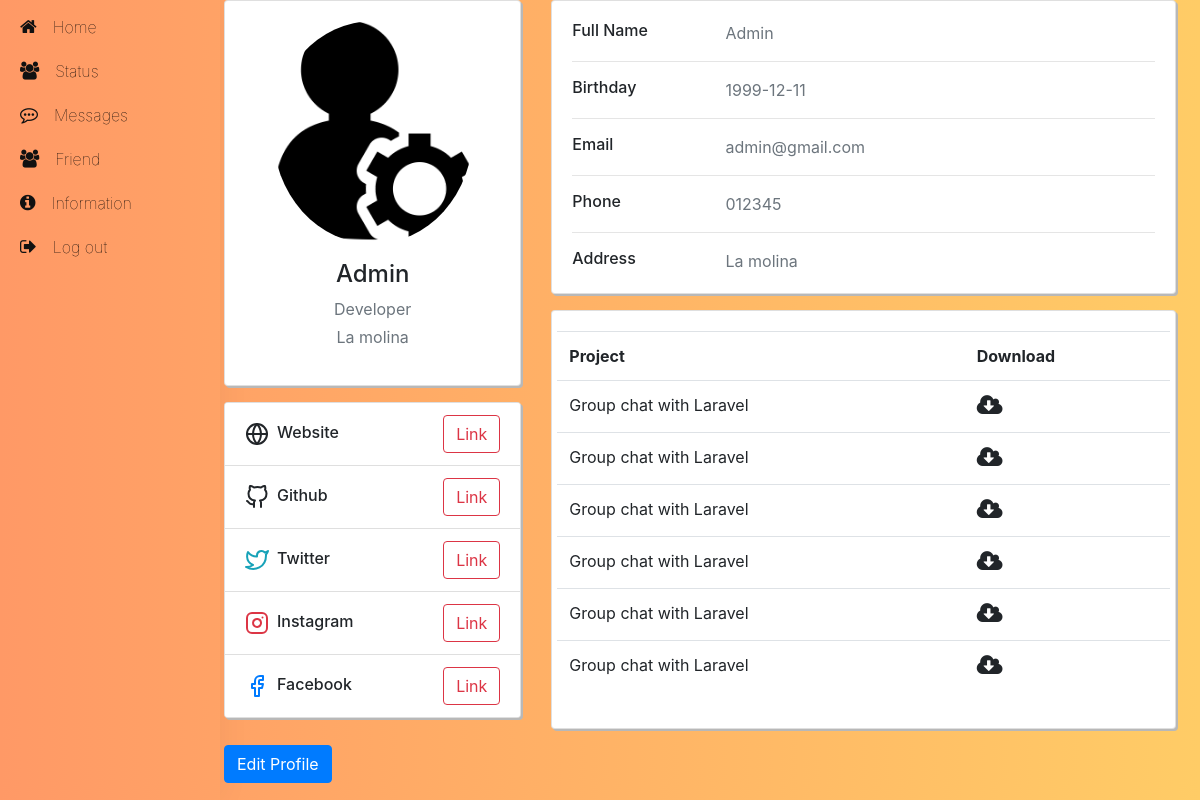
The page /information.php (signed in) on the database its author committed.
### tables this page shows
CREATE TABLE `user` (
  `id` int(11) NOT NULL,
  `name` varchar(50) NOT NULL,
  `email` varchar(50) NOT NULL,
  `birthday` date NOT NULL,
  `password` varchar(255) NOT NULL,
  `phone` varchar(12) NOT NULL,
  `address` varchar(255) NOT NULL,
  `work` varchar(100) NOT NULL,
  `images` varchar(255) NOT NULL,
  `website` varchar(100) NOT NULL,
  `github` varchar(100) NOT NULL,
  `twitter` varchar(100) NOT NULL,
  `instagram` varchar(100) NOT NULL,
  `facebook` varchar(100) NOT NULL,
  `time` timestamp NOT NULL DEFAULT current_timestamp() ON UPDATE current_timestamp(),
  `user_status` int(1) NOT NULL
);

### session.php (called while the page is built, shortened)
<?php
    $email = $_SESSION['login_user'];
?>

### information.php (the view, shortened to what this page needs)
<?php
    include './session.php';
    $sql = mysqli_query( $conn ,"select * from user where email = '$email' ");
    $row = mysqli_fetch_array($sql,MYSQLI_ASSOC);
?>
<!DOCTYPE html>
<html lang="en">
<head>
    <link rel="stylesheet" href="https://cdnjs.cloudflare.com/ajax/libs/twitter-bootstrap/4.6.0/css/bootstrap.min.css">
    <link rel="stylesheet" href="https://cdnjs.cloudflare.com/ajax/libs/font-awesome/5.15.2/css/all.min.css">
    <link rel="stylesheet" href="css/css.css">
    <link rel="stylesheet" href="https://cdnjs.cloudflare.com/ajax/libs/font-awesome/4.7.0/css/font-awesome.min.css">
</head>
<body>
    <div id="main">
        <div class="container-fluid">
            <div class="row">
                <?php include './template/menu.php'; ?>
                <main role="main" class="col-md-9 ml-sm-auto col-lg-10 px-4">
                    <div class="row">
                        <div class="container">
                            <div class="main-body">
                                <div class="row gutters-sm">
                                    <div class="col-md-4 mb-3">
                                        <div class="card">
                                            <div class="card-body">
                                                <div class="d-flex flex-column align-items-center text-center">
                                                    <img src="./images/profile/<?php echo $row['images'] ?>" alt="<?php echo $row['name']  ?>" class="rounded-circle" width="200">
                                                    <div class="mt-3">
                                                        <h4><?php echo $row['name']  ?></h4>
                                                        <p class="text-secondary mb-1"><?php echo $row['work']  ?></p>
                                                        <p class="text-muted font-size-sm"><?php echo $row['address']  ?></p>
                                                    </div>
                                                </div>
                                            </div>
                                        </div>
                                        <div class="card mt-3">
                                            <ul class="list-group list-group-flush">
                                                <li class="list-group-item d-flex justify-content-between align-items-center flex-wrap">
                                                    <h6 class="mb-0">Website</h6>
                                                    <span class="text-secondary"><a href="<?php echo $row['website'] ?>" target="_blank" class="btn btn-outline-danger">Link</a></span>
                                                </li>
                                                <li class="list-group-item d-flex justify-content-between align-items-center flex-wrap">
                                                    <h6 class="mb-0">Github</h6>
                                                    <span class="text-secondary"><a href="<?php echo $row['website']  ?>" target="_blank" class="btn btn-outline-danger">Link</a></span>
                                                </li>
                                                <li class="list-group-item d-flex justify-content-between align-items-center flex-wrap">
                                                    <h6 class="mb-0">Twitter</h6>
                                                    <span class="text-secondary"><a href="<?php echo $row['website']  ?>" target="_blank" class="btn btn-outline-danger">Link</a></span>
                                                </li>
                                                <li class="list-group-item d-flex justify-content-between align-items-center flex-wrap">
                                                    <h6 class="mb-0">Instagram</h6>
                                                    <span class="text-secondary"><a href="<?php echo $row['website']  ?>" target="_blank" class="btn btn-outline-danger">Link</a></span>
                                                </li>
                                                <li class="list-group-item d-flex justify-content-between align-items-center flex-wrap">
                                                    <h6 class="mb-0">Facebook</h6>
                                                    <span class="text-secondary"><a href="<?php echo $row['website']  ?>" target="_blank" class="btn btn-outline-danger">Link</a></span>
                                                </li>
                                            </ul>
                                        </div>
                                    </div>
                                    <div class="col-md-8">
                                        <div class="card mb-3">
                                            <div class="card-body">
                                                <div class="row">
                                                    <div class="col-sm-3">
                                                        <h6 class="mb-0">Full Name</h6>
                                                    </div>
                                                    <div class="col-sm-9 text-secondary">
                                                        <?php echo $row['name']; ?>
                                                    </div>
                                                </div>
                                                <hr>
                                                <div class="row">
                                                    <div class="col-sm-3">
                                                        <h6 class="mb-0">Birthday</h6>
                                                    </div>
                                                    <div class="col-sm-9 text-secondary">
                                                        <?php echo $row['birthday']; ?>
                                                    </div>
                                                </div>
                                                <hr>
                                                <div class="row">
                                                    <div class="col-sm-3">
                                                        <h6 class="mb-0">Email</h6>
                                                    </div>
                                                    <div class="col-sm-9 text-secondary">
                                                        <?php echo $row['email']; ?>
                                                    </div>
                                                </div>
                                                <hr>
                                                <div class="row">
                                                    <div class="col-sm-3">
                                                        <h6 class="mb-0">Phone</h6>
                                                    </div>
                                                    <div class="col-sm-9 text-secondary">
                                                        <?php echo $row['phone']; ?>
                                                    </div>
                                                </div>
                                                <hr>
                                                <div class="row">
                                                    <div class="col-sm-3">
                                                        <h6 class="mb-0">Address</h6>
                                                    </div>
                                                    <div class="col-sm-9 text-secondary">
                                                        <?php echo $row['address']; ?>
                                                    </div>
                                                </div>
                                            </div>
                                        </div>
                                        <div class="card mb-3">
                                            <div class="card-body">
                                                <div class="row">
                                                   <table class="table">
                                                       <tr>
                                                           <th>Project</th>
                                                           <th>Download</th>
                                                       </tr>
                                                       <tr>
                                                           <td>Group chat with Laravel</td>
                                                           <td><i class="fa fa-cloud-download" style="font-size:24px"></i></td>
                                                       </tr>
                                                       <tr>
                                                           <td>Group chat with Laravel</td>
                                                           <td><i class="fa fa-cloud-download" style="font-size:24px"></i></td>
                                                       </tr>
                                                       <tr>
                                                           <td>Group chat with Laravel</td>
                                                           <td><i class="fa fa-cloud-download" style="font-size:24px"></i></td>
                                                       </tr>
                                                       <tr>
                                                           <td>Group chat with Laravel</td>
                                                           <td><i class="fa fa-cloud-download" style="font-size:24px"></i></td>
                                                       </tr>
                                                       <tr>
                                                           <td>Group chat with Laravel</td>
                                                           <td><i class="fa fa-cloud-download" style="font-size:24px"></i></td>
                                                       </tr>
                                                       <tr>
                                                           <td>Group chat with Laravel</td>
                                                           <td><i class="fa fa-cloud-download" style="font-size:24px"></i></td>
                                                       </tr>
                                                   </table>
                                                </div>
                                            </div>
                                        </div>
                                    </div>
                                </div>
                            </div>
                            <a name="" id="" class="btn btn-primary" href="profile.php" role="button">Edit Profile</a>
                        </div>
                    </div>
                </main>
            </div>
        </div>
    </div>
</body>
</html>

### css/css.css (style rules this page uses)
* { margin: 0; padding: 0; }
body { font-family: "Hind Vadodara", -apple-system, BlinkMacSystemFont, Segoe UI, Helvetica Neue, Arial, sans-serif; margin: 0; padding: 0; background: linear-gradient(to right, #ff9966, #ffcc66); }
.card { min-width: 100% !important; box-shadow: 2px 2px #b8b8b8 !important; }

### rows shown on the page
user: images (picture), name "Admin", work "Developer", address "La molina", birthday "1999-12-11", email "admin@gmail.com", phone "012345"
